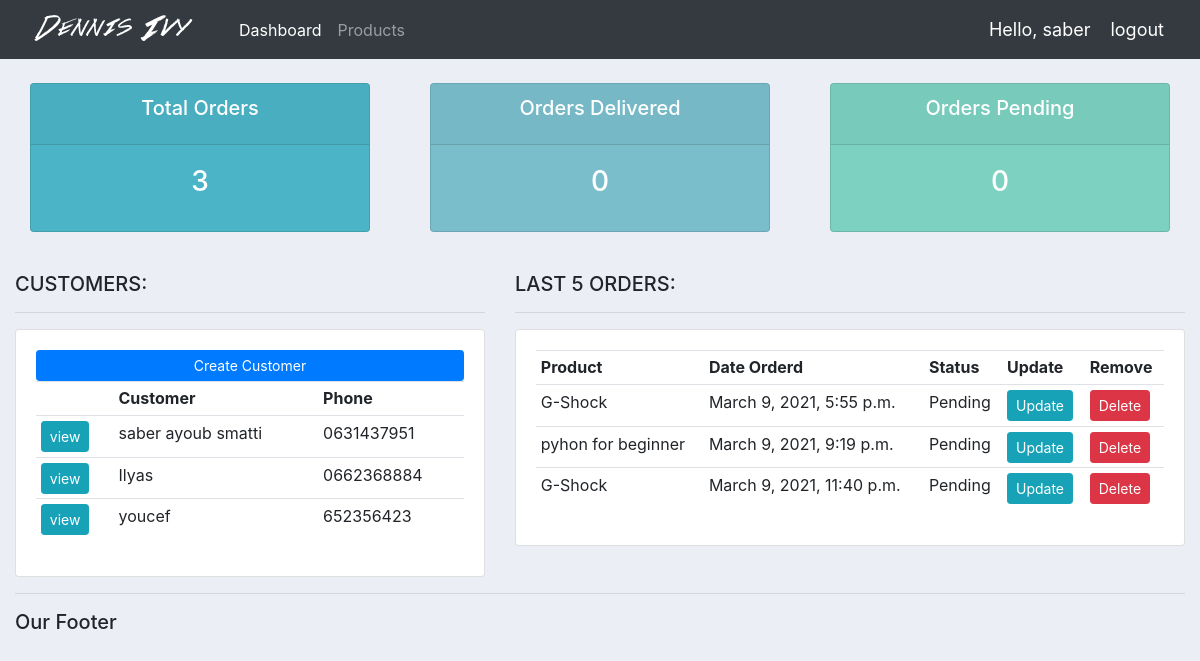
/ (signed in), run on an earlier commit of the app's database.
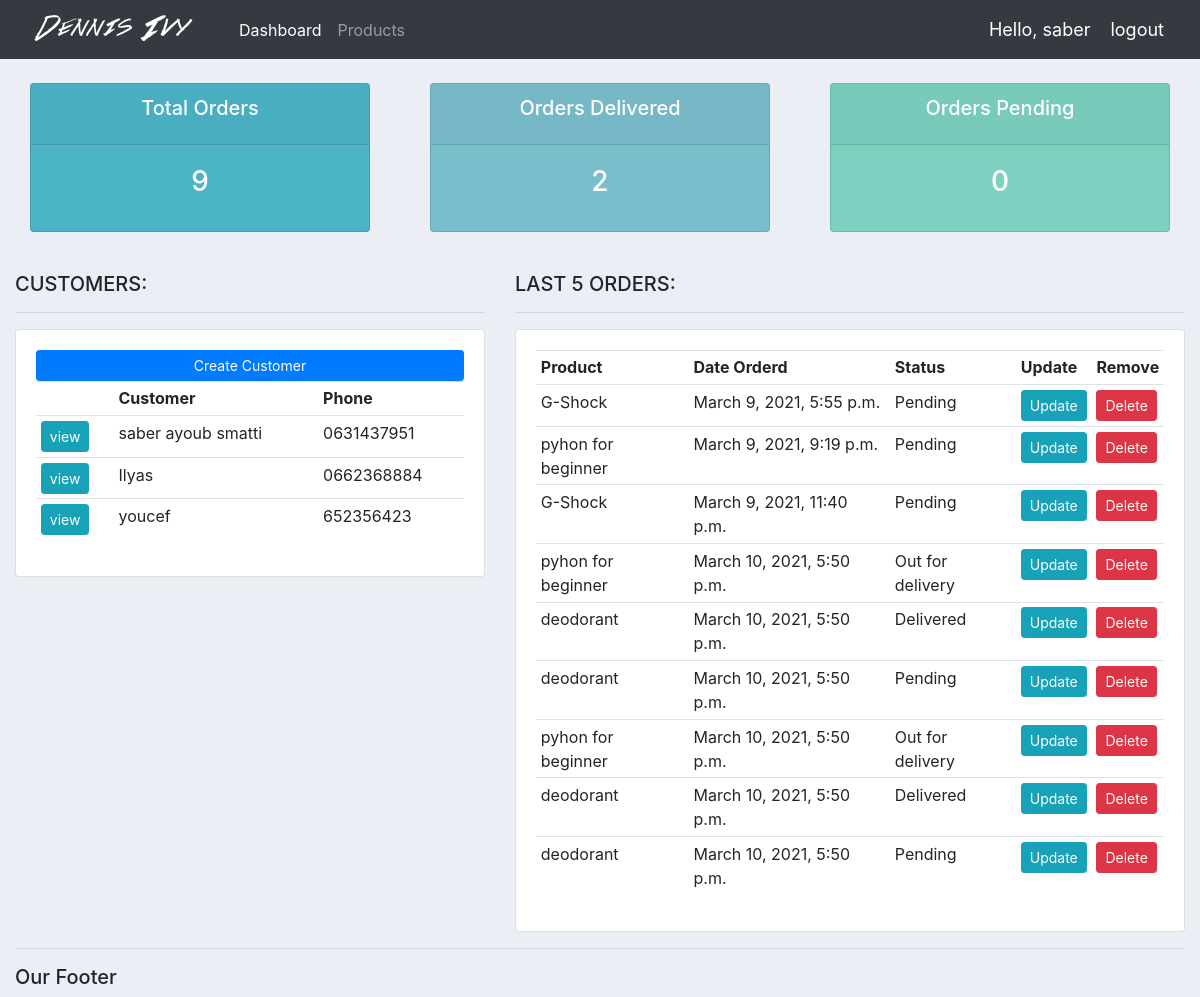
And on a later commit of the database.
### accounts/models.py (models this page shows, shortened)
class Customer(models.Model):
    name = models.CharField(max_length=200, null=True)
    phone = models.CharField(max_length=200, null=True)
    email = models.CharField(max_length=200, null=True)
    date_created = models.DateTimeField(auto_now_add=True, null=True)

class Order(models.Model):
    STATUS = (
        ('Pending', 'Pending'),
        ('Out for delivery', 'Out for delivery'),
        ('Delivered', 'Delivered'),
    )
    customer = models.ForeignKey(Customer, null=True, on_delete=models.SET_NULL)
    product = models.ForeignKey(Product, null=True, on_delete=models.SET_NULL)
    date_created = models.DateTimeField(auto_now_add=True, null=True)
    status = models.CharField(max_length=200, null=True, choices=STATUS)
    note = models.CharField(max_length=1000, null=True)

class Product(models.Model):
    CATEGORY = (
        ('Indoor', 'Indoor'),
        ('Out Door', 'Out Door'),
    )
    name = models.CharField(max_length=200, null=True)
    price = models.FloatField(null=True)
    category = models.CharField(max_length=200, null=True, choices=CATEGORY)
    description = models.CharField(max_length=200, null=True, blank=True)
    date_created = models.DateTimeField(auto_now_add=True, null=True)
    tags = models.ManyToManyField(Tag)

### accounts/views.py (the view)
# urls.py: path('', views.home, name='home'),
@login_required(login_url='login')
def home(request):
    orders = Order.objects.all()
    customers = Customer.objects.all()
    total_orders = orders.count()
    total_customers = customers.count()
    delivered = orders.filter(status='Delivered').count()
    pending = orders.filter(status='pending').count()
    context = {
        'orders': orders,
        'customers': customers,
        'total_orders': total_orders,
        'total_customers': total_customers,
        'delivered': delivered,
        'pending': pending,
    }
    return render(request, 'accounts/dashboard.html', context)

### accounts/templates/accounts/dashboard.html
{% extends 'accounts/main.html' %}
{% block content %}
{% include 'accounts/status.html' %}
<br>
<div class="row">
	<div class="col-md-5">
		<h5>CUSTOMERS:</h5>
		<hr>
		<div class="card card-body">
			<a class="btn btn-primary  btn-sm btn-block" href="">
				Create Customer</a>
			<table class="table table-sm">
				<tr>
					<th></th>
					<th>Customer</th>
					<th>Phone</th>
				</tr>
				{% for customer in customers %}
				<tr>
					<td><a class="btn btn-sm btn-info" href="{% url 'customer' customer.id %}">view</a></td>
					<td>{{customer.name}}</td>
					<td>{{customer.phone}}</td>
				</tr>
				{% endfor %}
			</table>
		</div>
	</div>
	<div class="col-md-7">
		<h5>LAST 5 ORDERS:</h5>
		<hr>
		<div class="card card-body">
			<table class="table table-sm">
				<tr>
					<th>Product</th>
					<th>Date Orderd</th>
					<th>Status</th>
					<th>Update</th>
					<th>Remove</th>
				</tr>
				{% for order in orders %}
				<tr>
					<td>{{order.product.name}}</td>
					<td>{{order.date_created}}</td>
					<td>{{order.status}}</td>
					<td><a class="btn btn-sm btn-info" href="{% url 'update_order' order.id %}">Update</a></td>
					<td><a class="btn btn-sm btn-danger" href="{% url 'delete_order' order.id %}">Delete</a></td>
				</tr>
				{% endfor %}
			</table>
		</div>
	</div>
</div>
{% endblock %}

What changed in the data, as far as the page shows it:
added Order: product.name "pyhon for beginner", date_created "March 10, 2021, 5:50 p.m.", status "Out for delivery"
added Order: product.name "deodorant", date_created "March 10, 2021, 5:50 p.m.", status "Delivered"
added Order: product.name "deodorant", date_created "March 10, 2021, 5:50 p.m.", status "Pending"
added Order: product.name "pyhon for beginner", date_created "March 10, 2021, 5:50 p.m.", status "Out for delivery"
added Order: product.name "deodorant", date_created "March 10, 2021, 5:50 p.m.", status "Delivered"
added Order: product.name "deodorant", date_created "March 10, 2021, 5:50 p.m.", status "Pending"
Also different on the page:
{{ total_orders }}: "3" → "9"
{{ delivered }}: "0" → "2"
